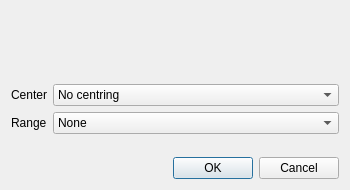
<?xml version="1.0" encoding="UTF-8"?>
<ui version="4.0">
 <class>Dialog</class>
 <widget class="QDialog" name="Dialog">
  <property name="geometry">
   <rect>
    <x>0</x>
    <y>0</y>
    <width>350</width>
    <height>190</height>
   </rect>
  </property>
  <property name="minimumSize">
   <size>
    <width>250</width>
    <height>190</height>
   </size>
  </property>
  <property name="maximumSize">
   <size>
    <width>350</width>
    <height>250</height>
   </size>
  </property>
  <property name="windowTitle">
   <string>Dialog</string>
  </property>
  <layout class="QVBoxLayout" name="verticalLayout_2">
   <item>
    <layout class="QVBoxLayout" name="verticalLayout">
     <item>
      <widget class="QLabel" name="label_3">
       <property name="text">
        <string/>
       </property>
       <property name="pixmap">
        <pixmap resource="../res.qrc">:/res/ui/res/CodeCogsEqn.gif</pixmap>
       </property>
       <property name="alignment">
        <set>Qt::AlignCenter</set>
       </property>
      </widget>
     </item>
     <item>
      <layout class="QFormLayout" name="formLayout">
       <item row="0" column="0">
        <widget class="QLabel" name="label">
         <property name="text">
          <string>Center</string>
         </property>
        </widget>
       </item>
       <item row="0" column="1">
        <widget class="QComboBox" name="comboBox">
         <item>
          <property name="text">
           <string>No centring</string>
          </property>
         </item>
         <item>
          <property name="text">
           <string>Mean</string>
          </property>
         </item>
         <item>
          <property name="text">
           <string>Minimum</string>
          </property>
         </item>
         <item>
          <property name="text">
           <string>Median</string>
          </property>
         </item>
         <item>
          <property name="text">
           <string>Minkowski center</string>
          </property>
         </item>
        </widget>
       </item>
       <item row="1" column="0">
        <widget class="QLabel" name="label_2">
         <property name="text">
          <string>Range</string>
         </property>
        </widget>
       </item>
       <item row="1" column="1">
        <widget class="QComboBox" name="comboBox_2">
         <item>
          <property name="text">
           <string>None</string>
          </property>
         </item>
         <item>
          <property name="text">
           <string>Semi range</string>
          </property>
         </item>
         <item>
          <property name="text">
           <string>Standard deviation</string>
          </property>
         </item>
         <item>
          <property name="text">
           <string>Absolute deviation</string>
          </property>
         </item>
        </widget>
       </item>
      </layout>
     </item>
    </layout>
   </item>
   <item>
    <widget class="QDialogButtonBox" name="buttonBox">
     <property name="orientation">
      <enum>Qt::Horizontal</enum>
     </property>
     <property name="standardButtons">
      <set>QDialogButtonBox::Cancel|QDialogButtonBox::Ok</set>
     </property>
    </widget>
   </item>
  </layout>
 </widget>
 <resources>
  <include location="../res.qrc"/>
  <include location="../../../../../../res.qrc"/>
 </resources>
 <connections>
  <connection>
   <sender>buttonBox</sender>
   <signal>accepted()</signal>
   <receiver>Dialog</receiver>
   <slot>accept()</slot>
   <hints>
    <hint type="sourcelabel">
     <x>248</x>
     <y>254</y>
    </hint>
    <hint type="destinationlabel">
     <x>157</x>
     <y>274</y>
    </hint>
   </hints>
  </connection>
  <connection>
   <sender>buttonBox</sender>
   <signal>rejected()</signal>
   <receiver>Dialog</receiver>
   <slot>reject()</slot>
   <hints>
    <hint type="sourcelabel">
     <x>316</x>
     <y>260</y>
    </hint>
    <hint type="destinationlabel">
     <x>286</x>
     <y>274</y>
    </hint>
   </hints>
  </connection>
 </connections>
</ui>
